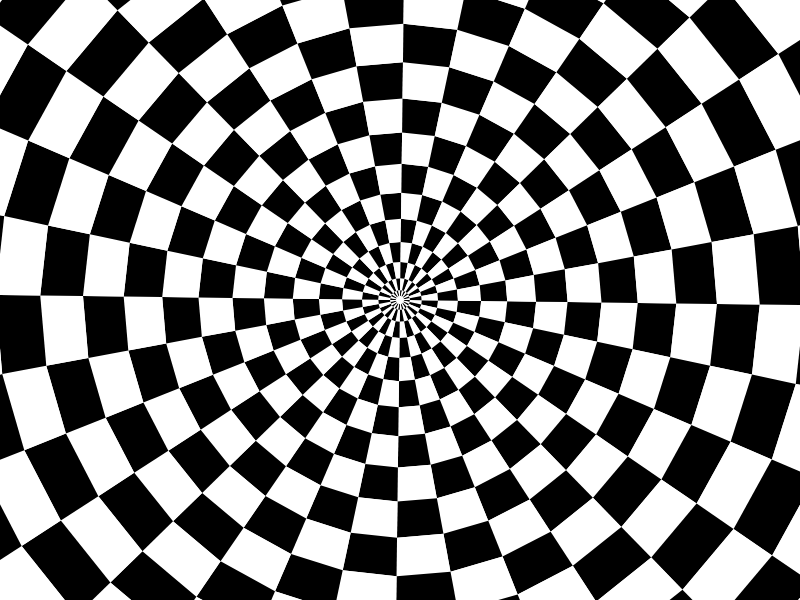
Frame 1 (no input)
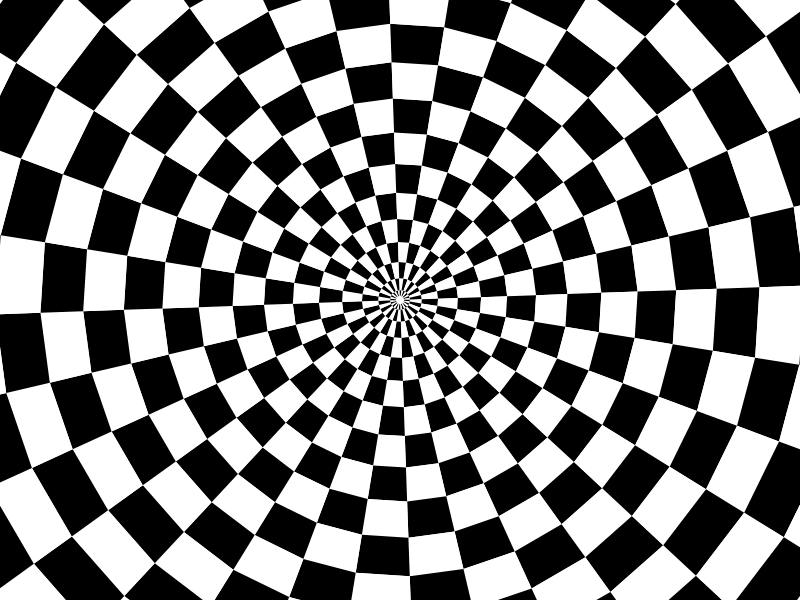
Frame 60 (no input)
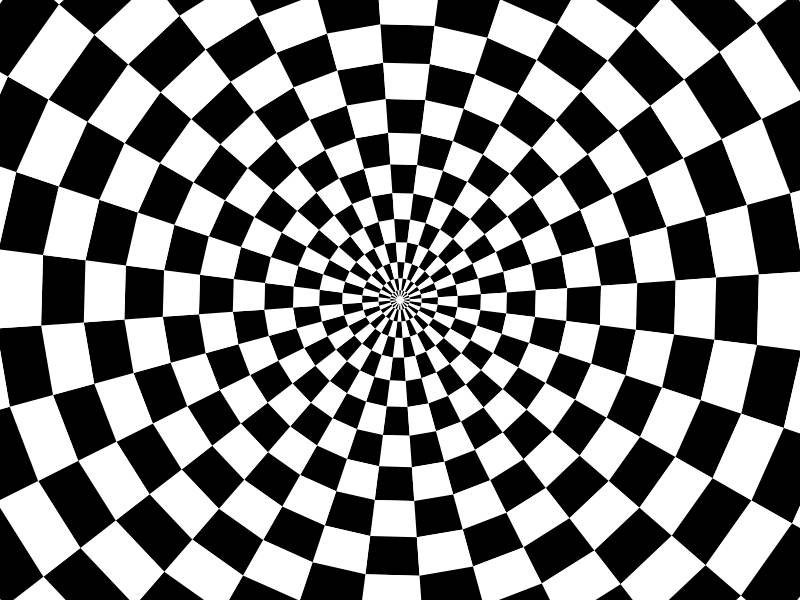
Frame 120 (the mouse pressed at the canvas centre since frame 60)

The p5.js sketch that drew these frames (run headless with seeded random() and noise() and a simulated clock; from frame 60 on, the mouse is pressed at the canvas centre):

// p5.js sketch
// ── sketch.js
// Illusione: tunnel a scacchi (conosciuta anche come vortice a scacchiera, tunnel a spirale o griglia concentrica)
// Fonte: https://www.istockphoto.com/it/vettoriale/sfondo-a-scacchi-astratto-effetto-illusione-ottica-gm1257195476-368352039
// Regola (consigliata): L'immagine è composta da una griglia polare o cilindrica (anelli concentrici e raggi convergenti) in cui le celle alterne vengono colorate di nero e bianco (scacchiera). La deformazione prospettica e la curvatura a "ciambella" (toro) si ottengono mappando le coordinate cartesiane o polari su una funzione matematica che distorce la spaziatura delle celle, stringendole al centro e dilatandole verso i bordi.
// Parametri critici: numCols, numRows, curvature
//   numCols: 32 (settori per anello), numRows: 16 (anelli concentrici), curvature: 0.6 (deformazione verso i bordi)

// misure della tela (risoluzione di riferimento delle specifiche)
let larghezzaTela = 800
let altezzaTela = 600

// griglia polare: quanti settori ha ogni anello e quanti anelli ci sono
let numCols = 32      // settori (colonne) intorno al centro
let numRows = 16      // anelli (righe) dal centro verso l'esterno

// raggio interno: corrisponde al "buco" centrale della colonna
let raggioInterno = 4

// inclinazione: schiaccia la vista in verticale (1.0 = circolare)
let inclinazione = 1.0

// curvatura: controlla quanto i quadrati si incurvano verso i bordi del canvas
// maggiore = più incurvato (effetto tunnel/toro visto dall'interno)
let curvature = 0.6

function setup() {
  createCanvas(larghezzaTela, altezzaTela)
  noStroke()
}

function draw() {
  background(255)  // cancella il fotogramma precedente, senza toccare l'alfa

  let centroX = width / 2
  let centroY = height / 2
  let angolo = TWO_PI / numCols  // ampiezza di un settore

  // distanza massima dal centro per occupare tutto lo spazio (fino agli angoli)
  let R_max = sqrt((width / 2) * (width / 2) + (height / 2) * (height / 2))

  // angolo di rotazione continua basato su frameCount
  let angleRot = frameCount / 80.0

  // Movimento applicato ai parametri critici (angolo di ogni settore)

  // un anello per volta, un settore per volta:
  // ogni cella è un quadrilatero fra due raggi e due angoli vicini
  for (let i = 0; i < numRows; i = i + 1) {
    let t0 = i / numRows                // 0 al buco centrale, 1 ai bordi
    let t1 = (i + 1) / numRows
    // mappatura non lineare: curva l'espansione verso i bordi
    let p = 1 + curvature
    let r0 = raggioInterno + (R_max - raggioInterno) * pow(t0, p)
    let r1 = raggioInterno + (R_max - raggioInterno) * pow(t1, p)

    for (let j = 0; j < numCols; j = j + 1) {
      if ((i + j) % 2 == 0) {  // scacchiera: alterna nero e bianco
        fill(0)
      } else {
        fill(255)
      }

      let a0 = j * angolo + angleRot
      let a1 = a0 + angolo

      // quattro vertici, applicando inclinazione (in verticale)
      beginShape()
      // angolo a0
      vertex(centroX + r0 * cos(a0), centroY + r0 * sin(a0) * inclinazione)
      vertex(centroX + r1 * cos(a0), centroY + r1 * sin(a0) * inclinazione)
      // angolo a1
      vertex(centroX + r1 * cos(a1), centroY + r1 * sin(a1) * inclinazione)
      vertex(centroX + r0 * cos(a1), centroY + r0 * sin(a1) * inclinazione)
      endShape(CLOSE)
    }
  }
}
